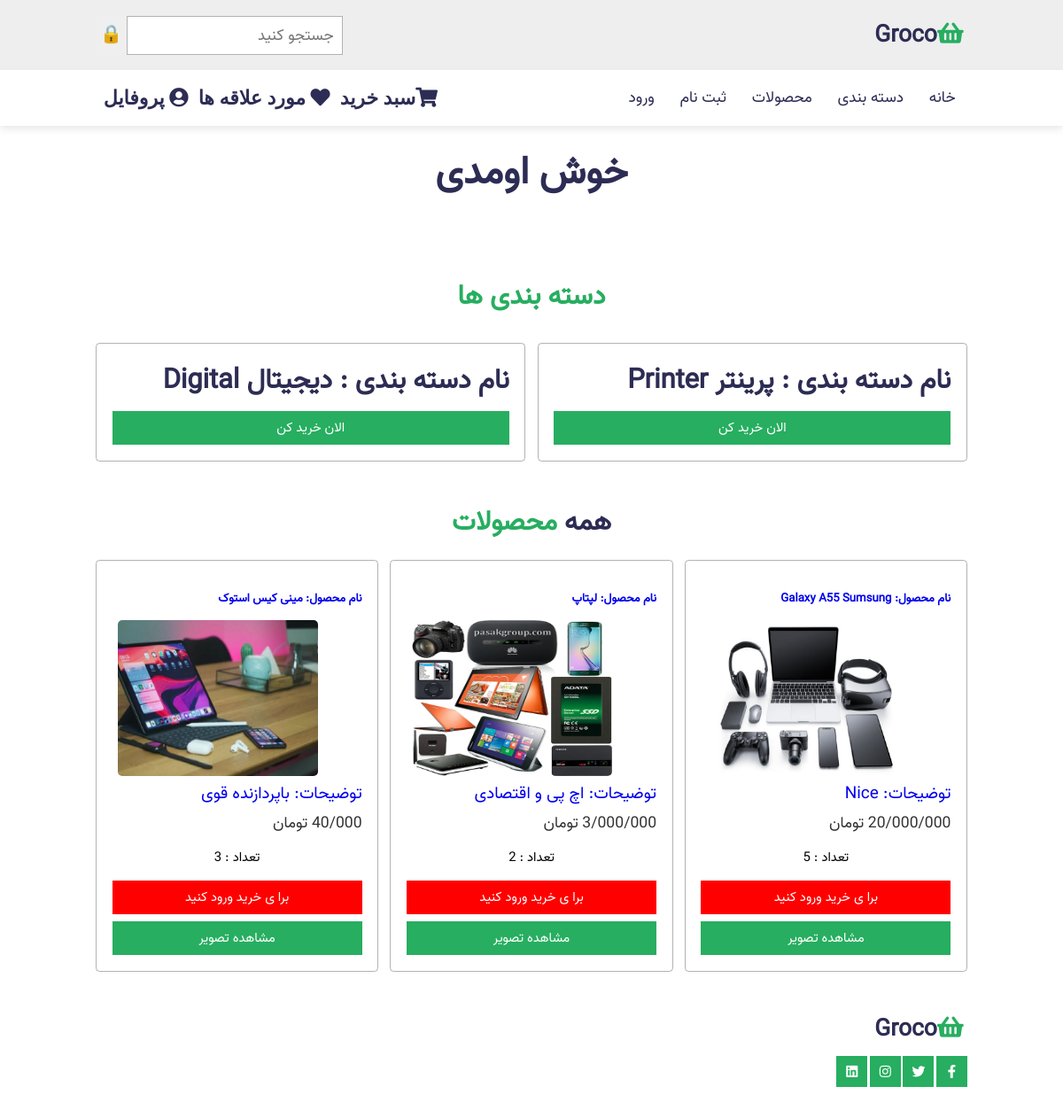
The page /views/index.php on the database its author committed.
### tables this page shows
CREATE TABLE IF NOT EXISTS `category` (
  `id` int NOT NULL AUTO_INCREMENT,
  `title` varchar(200) NOT NULL,
  `title_english` varchar(200) NOT NULL,
  PRIMARY KEY (`id`)
);

CREATE TABLE IF NOT EXISTS `products` (
  `id` int NOT NULL AUTO_INCREMENT,
  `name` varchar(100) NOT NULL,
  `description` text NOT NULL,
  `image` varchar(255) NOT NULL,
  `count` int NOT NULL,
  `price` bigint NOT NULL,
  `category_id` int NOT NULL,
  PRIMARY KEY (`id`)
);

### controller/product.php (called while the page is built, shortened)
<?php
class products{
    public function product_item(){
         include("../partial/db.php");
         $List = [];
         $query = $conn->prepare("SELECT * FROM `products` WHERE `count` != 0");
         $query->execute();
         $products = $query->get_result();
         if($products->num_rows > 0){
            $items = $products->fetch_all();
            array_push($List,$items);
         }
         return $List[0] ?? [];
    }
    public function all_category(){
       include("../partial/db.php");
         $List = [];
         $query = $conn->prepare("SELECT * FROM `category`");
         $query->execute();
         $products = $query->get_result();
         if($products->num_rows > 0){
            $items = $products->fetch_all();
            array_push($List,$items);
         }
         return $List[0] ?? [];
    }
    public function cart($user_id,$product_id){
      include("../partial/db.php");
      $query = $conn->prepare("SELECT * FROM `cart_pivot` WHERE `user_id` = ? AND `product_id` = ?");
      $query->execute([$user_id,$product_id]);
      $result = $query->get_result();
      if($result->num_rows > 0){
         return true;
      }
      else{
         return false;
      }
    }
}
?>

### views/index.php (the view, shortened to what this page needs)
<?php session_start();
include("../partial/db.php");
?>
<!DOCTYPE html>
<html lang="fa">
<head>
    <link rel="stylesheet" href="https://cdnjs.cloudflare.com/ajax/libs/font-awesome/5.15.3/css/all.min.css">
    <link rel="stylesheet" href="../css/style_index.css">
</head>
<body>
<header>
    <div class="header-1">
        <a href="#" class="logo"><i class="fas fa-shopping-basket"></i>groco</a>
        <form action="search_items.php" class="search-box-container" method="get">
            <input type="search" id="search-box" placeholder="جستجو کنید" name="search">
            <button type="submit" id="search">🔒</button>
        </form>
    </div>
    <div class="header-2">
        <nav class="navbar">
            <a href="index.php">خانه</a>
            <a href="#category">دسته بندی</a>
            <a href="#product">محصولات</a>
            <?php if(!isset($_SESSION['user_id']) && !isset($_COOKIE['remember'])){ ?>
            <a href="register.php">ثبت نام</a>
            <a href="login.php">ورود</a>
            <?php }else{ ?>
                <a href="loguot.php">خروج</a>
            <?php }if(isset($_SESSION['admin'])){ ?>
                <a href="panel.php">ورود به پنل</a>
            <?php } ?>
        </nav>
        <div class="icons">
            <a href="cart_list.php" class="fas fa-shopping-cart">سبد خرید</a>
            <a href="user_likes.php" class="fas fa-heart"> مورد علاقه ها </a>
            <a href="profile_user.php" class="fas fa-user-circle"> پروفایل </a>
        </div>
    </div>
</header>
<section class="home" id="home">
    <div class="content">
        <h3 style="text-align: center;">خوش اومدی</h3>
    </div>
</section>
<section class="banner-container">
</section>
<?php
include("../controller/product.php");
$products = new products();
$items_category = $products->all_category();
?>
<section class="category" id="category">
    <h1 class="heading"><span>دسته بندی ها</span></h1>
    <div class="box-container">
        <?php foreach($items_category as $category){?>
        <div class="box">
            <h3> نام دسته بندی  :  <?= htmlspecialchars($category[1]) ?>  <?= htmlspecialchars($category[2]) ?> </h3>
            <a href="category_list.php?id=<?= htmlspecialchars($category[0]) ?>" class="btn">الان خرید کن</a>
        </div>
            <?php } ?>
    </div>
</section>
<?php
$items_product = $products->product_item();
?>
<section class="product" id="product">
    <h1 class="heading">همه <span>محصولات</span></h1>
    <div class="box-container">
        <?php foreach($items_product as $item){?>
        <div class="box">
            <a href="single_product.php?id=<?= htmlspecialchars($item[0]) ?>">
            <h1> نام محصول:  <?= htmlspecialchars($item[1]) ?></h1>
            <br>
            <div class="image_product">
            <img src="<?= htmlspecialchars($item[3]) ?>">
            </div>
            <div class="description">
                <p> توضیحات:  <?= htmlspecialchars($item[2]) ?> </p>
            </div>
            <div class="price"> <?= htmlspecialchars(number_format($item[5],0,'.','/')) ?> تومان  </div>
            </a>
            <div class="quantity">
                <span>تعداد : <?= htmlspecialchars($item[4]) ?></span>
            </div>
                <div>
                <?php if(!$products->cart($_SESSION['user_id'] ?? '',$item[0])){
                    if(isset($_SESSION['user_id'])){ ?>
                <form action="../controller/cart_controller.php" method="post">
                <input type="hidden" name="form-name" value="add_cart">
                <input type="hidden" name="id" value="<?= htmlspecialchars($item[0]) ?>">
                <input type="hidden" name="price" value="<?= htmlspecialchars($item[5]) ?>">
                <label style="font-size:22px;">تعداد محصول را انتخاب کن:</label>
                <input type="number" min="1"name="count_product" max="<?= htmlspecialchars($item[4]) ?>" value="1" style="font-size:20px;color:green">
                <button type="submit" class="btn" style="width:365px">افزودن به سبد خرید</button>
                </form>
                <?php }else echo "<a href='login.php'><button class='btn' style='width:100%;background-color:red'>برا ی خرید ورود کنید</button></a>";}else{ ?>
                <a href="cart_list.php" class="btn" style="color:green;background:yellow">به سبد خرید اضافه شد</a>
                <?php } ?>
            </div>
            <a href="../controller/download_image.php?id=<?= htmlspecialchars($item[0]) ?>&form-name=download" class="btn">مشاهده تصویر</a>
        </div>
        <?php } ?>
</section>
<section class="footer">
    <div class="box-container">
        <div class="box">
            <a href="#" class="logo"><i class="fas fa-shopping-basket"></i>groco</a>
            <div class="share">
                <a href="#" class="btn fab fa-facebook-f"></a>
                <a href="#" class="btn fab fa-twitter"></a>
                <a href="#" class="btn fab fa-instagram"></a>
                <a href="#" class="btn fab fa-linkedin"></a>
            </div>
        </div>
    </div>
</section>
</body>
</html>

### css/style_index.css (style rules this page uses)
:root { --green:#27ae60; --black:#2c2c54; }
* { margin:0; padding:0; box-sizing: border-box; outline: none; border:none; text-decoration: none; text-transform: capitalize; transition: all .2s linear; text-align: right; direction: rtl; }
html { font-size: 62.5%; overflow-x: hidden; scroll-padding-top: 6.5rem; scroll-behavior: smooth; }
section { padding:2rem 9%; }
.btn { display: inline-block; margin-top: 1rem; background:var(--green); color:#fff; padding:.8rem 3rem; font-size: 1.7rem; text-align: center; cursor: pointer; }
.heading { text-align: center; color:var(--black); text-transform: uppercase; padding:1rem; font-size: 3.5rem; padding-bottom: 2rem; }
.heading span { color:var(--green); text-transform: uppercase; }
.header-1 { background:#eee; display: flex; align-items: center; justify-content: space-between; padding:2rem 9%; }
.logo { color:var(--black); font-weight: bolder; font-size: 3rem; }
.logo i { padding-right: .5rem; color:var(--green); }
.header-1 .search-box-container { display: flex; height:5rem; }
.header-1 .search-box-container #search-box { height: 100%; width:100%; padding:1rem; font-size: 2rem; color:#333; border:.1rem solid rgba(0,0,0,.3); text-transform: none; }
.header-2 { background:#fff; display: flex; align-items: center; justify-content: space-between; padding:2rem 9%; box-shadow: 0 .5rem 1rem rgba(0,0,0,.1); position: relative; }
.header-2 .navbar a { padding:.5rem 1.5rem; font-size: 2rem; border-radius: .5rem; color:var(--black); }
.header-2 .icons a { font-size: 2.5rem; color:var(--black); padding-left: 1rem; }
.home { display: flex; align-items: center; justify-content: center; flex-wrap: wrap; }
.home .content { flex:1 1 40rem; }
.home .content h3 { font-size: 5rem; color:var(--black); }
.banner-container { display: flex; flex-wrap: wrap; gap:1.5rem; }
.category .box-container { width: 100%; display: flex; gap: 1.5rem; flex-wrap: wrap; padding-top: 1rem; }
.category .box-container .box { border:.1rem solid rgba(0,0,0,.3); border-radius: .5rem; text-align: center; padding:2rem; flex:1 1 25rem; }
.category .box-container .box h3 { font-size: 3.5rem; color:var(--black); }
.category .box-container .box .btn { display: block; }
.product .box-container { display: flex; flex-wrap: wrap; gap:1.5rem; }
.product .box-container .box { flex:1 1 30rem; text-align: center; padding:2rem; border:.1rem solid rgba(0,0,0,.3); border-radius: .5rem; overflow: hidden; position: relative; }
.product .box-container .box img { height: 20rem; }
.product .box-container .box .price { font-size: 2rem; color:#333; padding:.5rem 0; }
.product .box-container .box .quantity { display: flex; align-items: center; justify-content: center; padding-top: 1rem; padding-bottom: .5rem; }
.product .box-container .box .quantity span { padding:0 .7rem; font-size: 1.7rem; }
.product .box-container .box .btn { display: block; }
.footer .box-container { display: flex; gap:1.5rem; flex-wrap: wrap; }
.footer .box-container .box { padding:1rem 0; flex:1 1 25rem; }
.footer .box-container .box .share a { padding:0; height:4rem; width:4rem; line-height: 4rem; text-align: center; }
@media (max-width:1200px) { html { font-size: 55%; } }

### views/index.php (style rules this page uses)
* { font-family: "Vazir"; }
.description p { font-size: 19px; }
.image_product img { width: 80%; height: 10%; border-radius: 5px; margin-right: 50px; }
#search { font-size: 20px; padding: 5px; cursor: pointer; }

### rows shown on the page
category: title "پرینتر", title_english "Printer"
category: title "دیجیتال", title_english "Digital"
products: name "Galaxy A55 Sumsung", image (picture), description "Nice", count "5"
products: name "لپتاپ", image (picture), description "اچ پی و اقتصادی", count "2"
products: name "مینی کیس استوک", image (picture), description "باپردازنده قوی", count "3"
